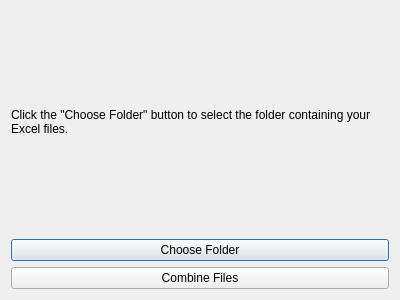
<?xml version="1.0" encoding="UTF-8"?>
<ui version="4.0">
 <class>CombineFilesGUI</class>
 <widget class="QDialog" name="CombineFilesGUI">
  <property name="geometry">
   <rect>
    <x>0</x>
    <y>0</y>
    <width>400</width>
    <height>300</height>
   </rect>
  </property>
  <property name="windowTitle">
   <string>Combine Files</string>
  </property>
  <layout class="QVBoxLayout" name="verticalLayout">
   <item>
    <widget class="QLabel" name="label">
     <property name="text">
      <string>Click the "Choose Folder" button to select the folder containing your Excel files.</string>
     </property>
     <property name="wordWrap">
      <bool>true</bool>
     </property>
    </widget>
   </item>
   <item>
    <widget class="QPushButton" name="chooseFolderButton">
     <property name="text">
      <string>Choose Folder</string>
     </property>
    </widget>
   </item>
   <item>
    <widget class="QPushButton" name="combineFilesButton">
     <property name="text">
      <string>Combine Files</string>
     </property>
    </widget>
   </item>
  </layout>
 </widget>
 <resources/>
 <connections/>
</ui>
